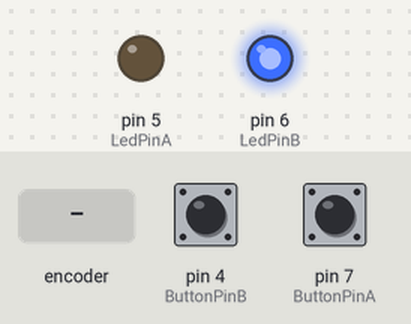
Recording of a sketch running on a simulated Arduino Uno, built with avr-gcc and run on an emulated ATmega328P. Parts: output pins drawn as LEDs (lit = HIGH). The test bench sets the inputs (shaded band); at power-on: pin 4 (ButtonPinB) LOW, pin 7 (ButtonPinA) LOW.

Above: at 1.2 s.
1.3 s: rotary encoder on pin 7 (ButtonPinA) / pin 4 (ButtonPinB) turned 3 steps (first pin leading)
Timing chart, 0 to 4.3 s (numbered marks = the images above; inputs shaded):
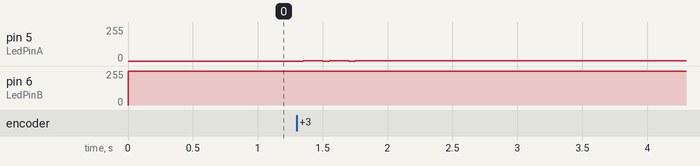

Measured:
- after the input at 1.3 s, pin 5 (LedPinA): 0/255 → 1/255 after 0.05 s; pin 6 (LedPinB): 255/255 → 254/255 after 0.05 s

The sketch:

SFKneo-17_MagicCupSensor.ino
```cpp
int LedPinA = 5;
int LedPinB = 6;
int ButtonPinA = 7;
int ButtonPinB = 4;
int buttonStateA = 0;
int buttonStateB = 0;
int brightness = 0;

void setup (){
  Serial.begin(115200);
  pinMode (LedPinA, OUTPUT);
  pinMode (LedPinB, OUTPUT);
  pinMode (ButtonPinA, INPUT);
  pinMode (ButtonPinB, INPUT);
}

void loop (){
  buttonStateA = digitalRead (ButtonPinA);
  if (buttonStateA == HIGH && brightness != 255){
    brightness++;
  }
  buttonStateB = digitalRead (ButtonPinB);
  if (buttonStateB == HIGH && brightness != 0)  {
    brightness--;
  }
  analogWrite (LedPinA, brightness);
  analogWrite (LedPinB, 255 - brightness);
  delay(25);
}
```
